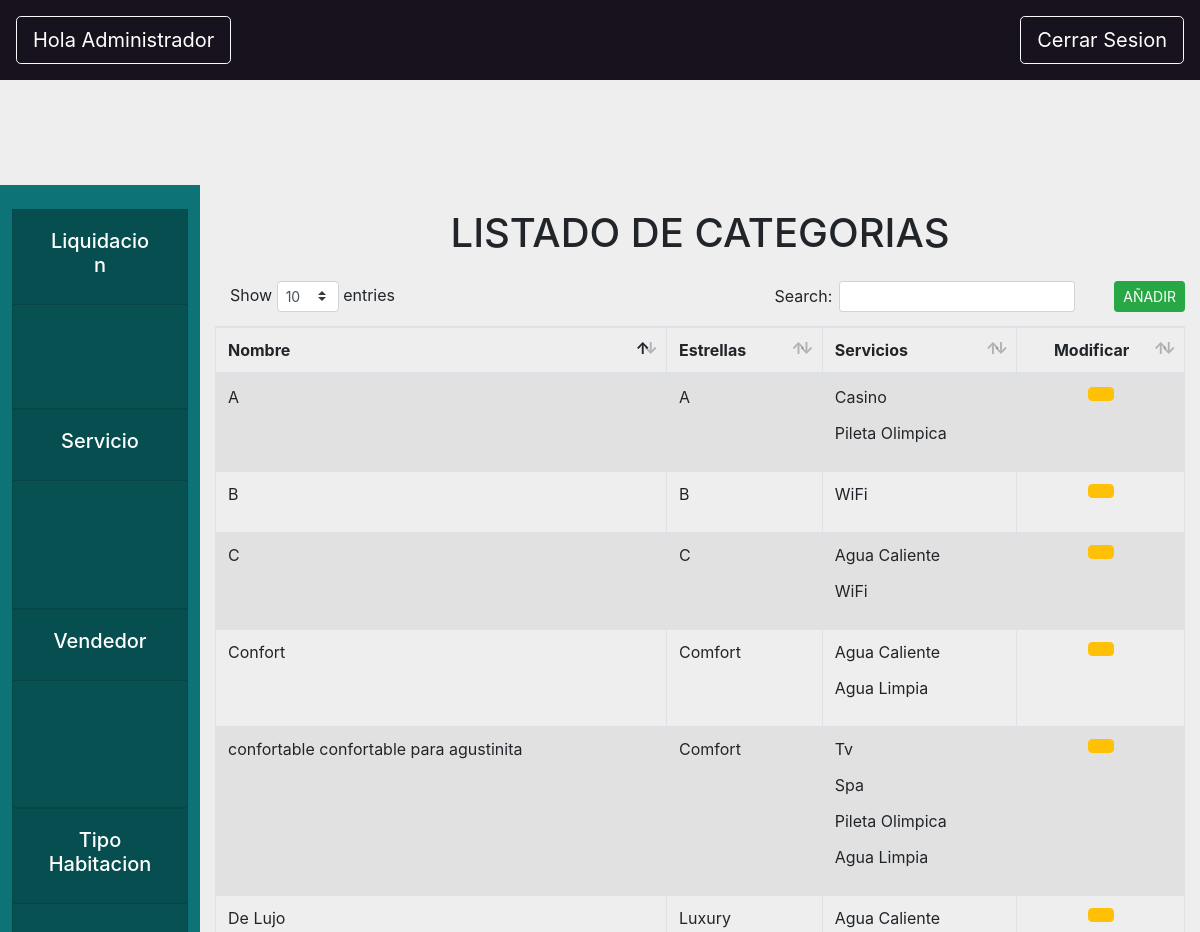
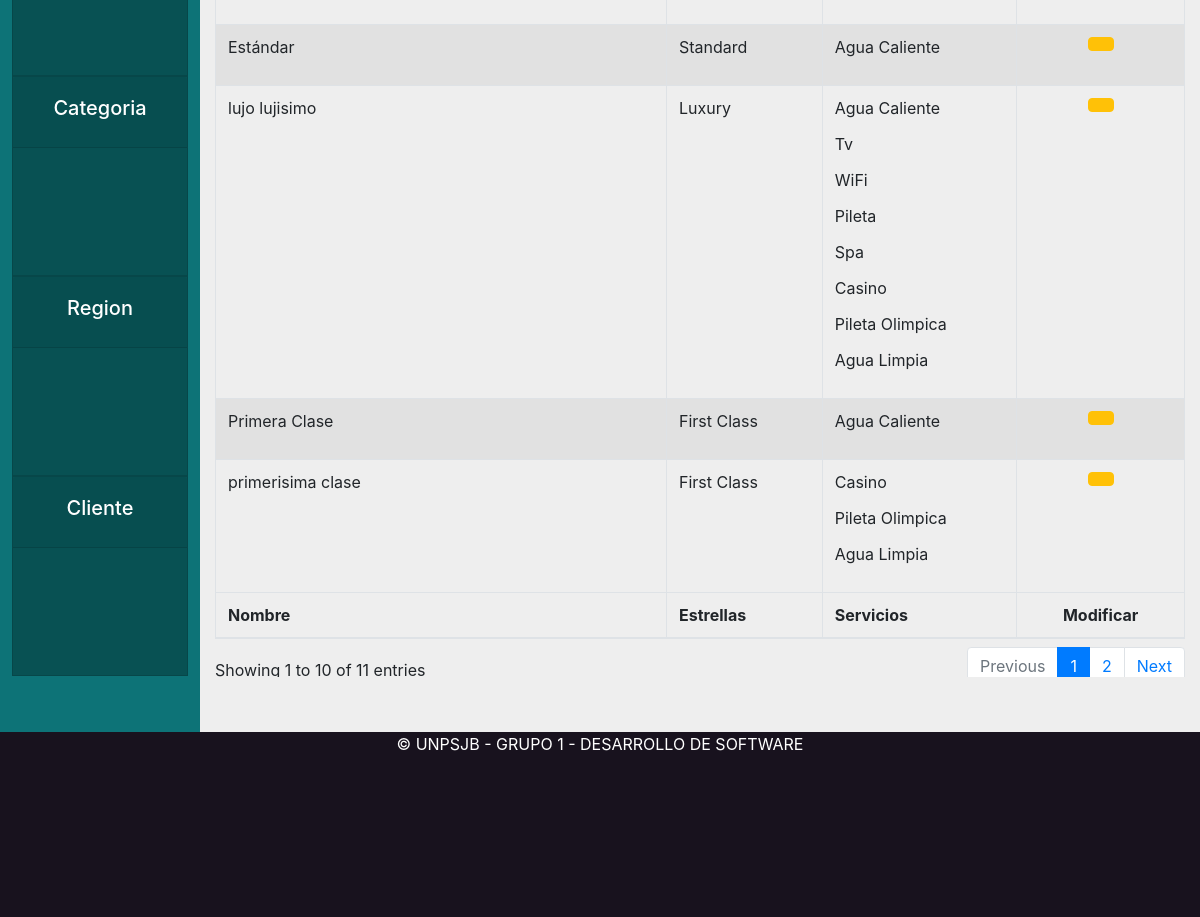
The app's page /core/categoria, older data (2 pictures, top to bottom).
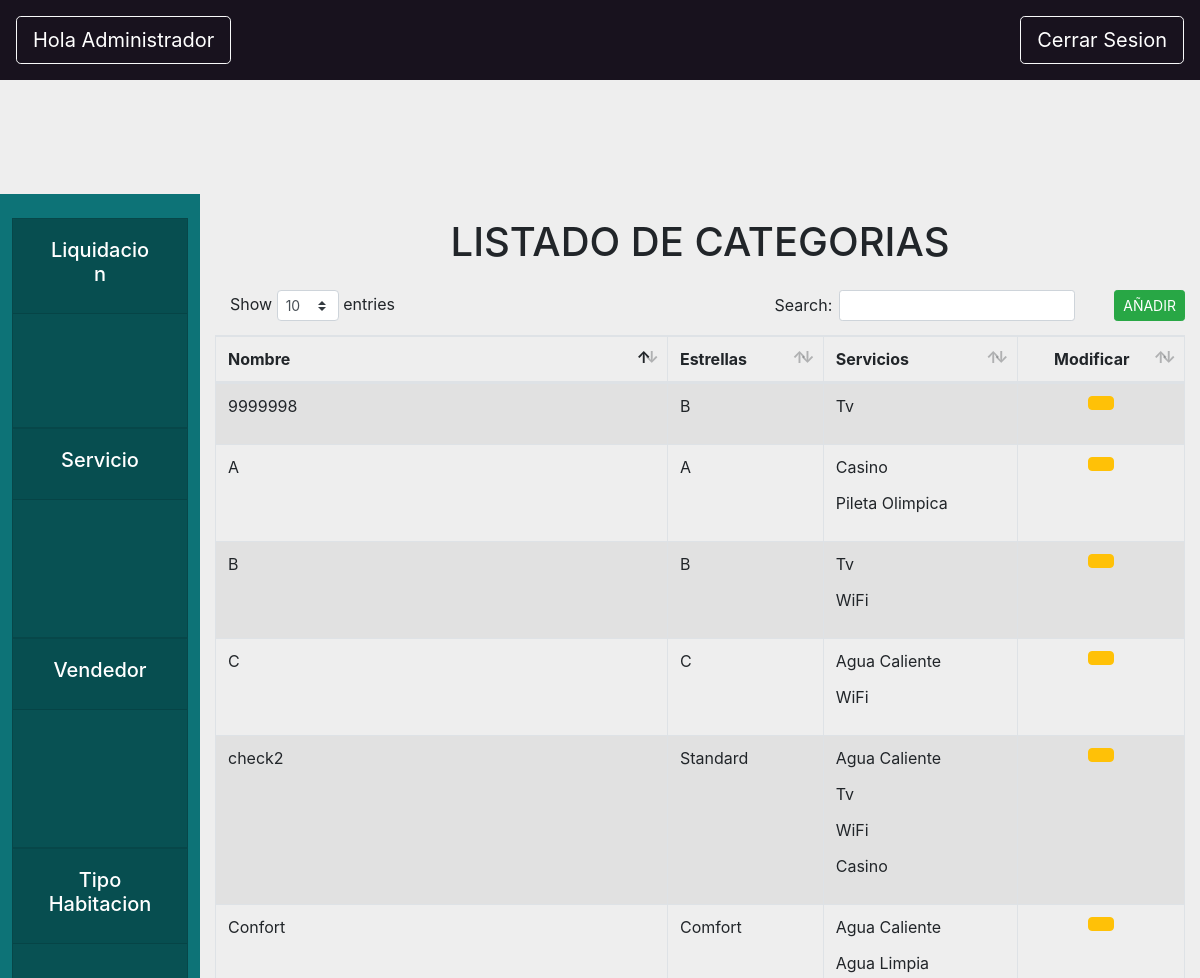
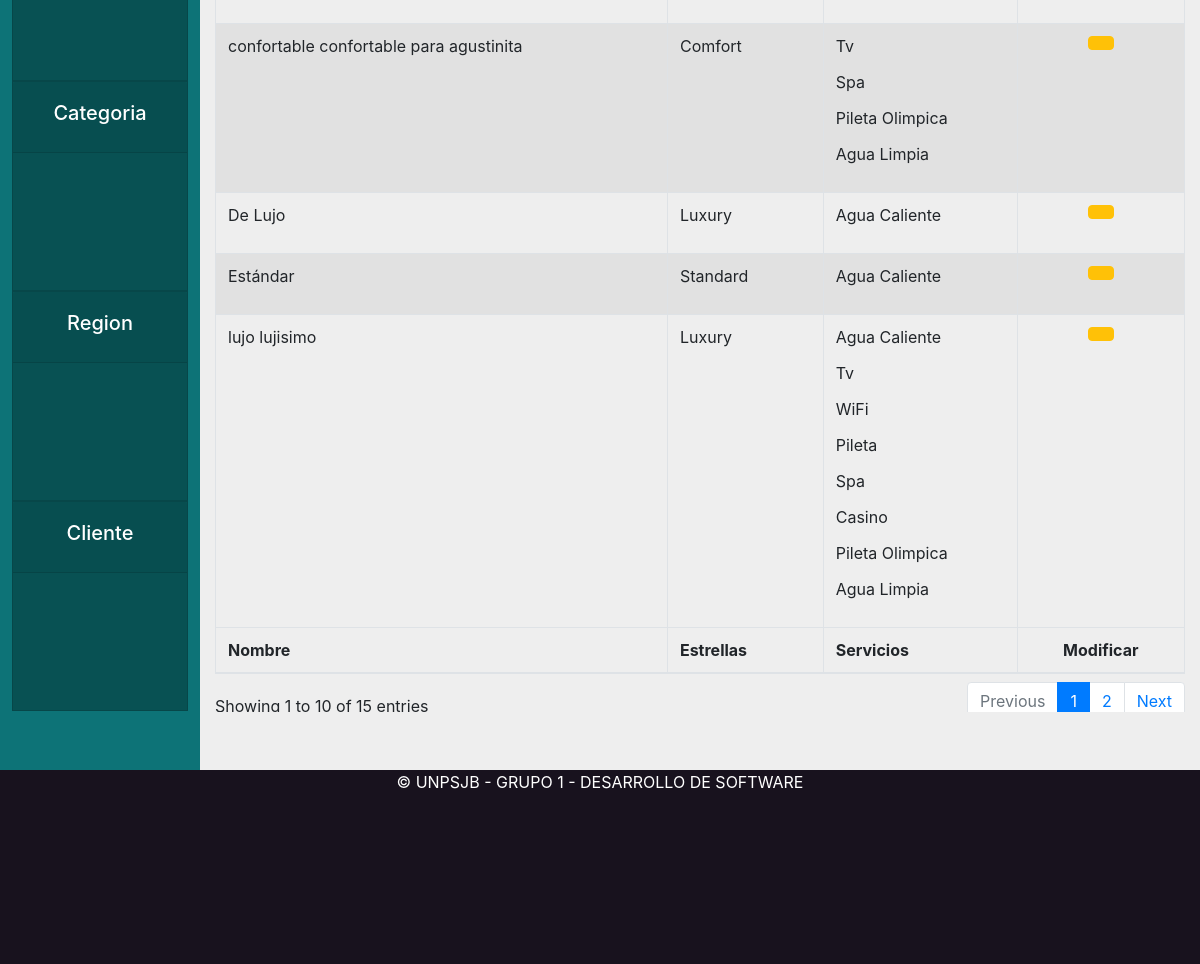
The same page, newer data (2 pictures, top to bottom).
### core/models.py (models this page shows, shortened)
class Categoria(models.Model):
    ESTRELLA_A = 0
    ESTRELLA_B = 1
    ESTRELLA_C = 2
    ESTRELLA_1 = 3
    ESTRELLA_2 = 4
    ESTRELLA_3 = 5
    ESTRELLA_4 = 6
    ESTRELLA_5 = 7
    ESTRELLAS = (
        (ESTRELLA_A, "A"),
        (ESTRELLA_B, "B"),
        (ESTRELLA_C, "C"),
        (ESTRELLA_1, "Tourist"),
        (ESTRELLA_2, "Standard"),
        (ESTRELLA_3, "Comfort"),
        (ESTRELLA_4, "First Class"),
        (ESTRELLA_5, "Luxury"),
    )
    estrellas = models.PositiveSmallIntegerField(choices=ESTRELLAS)
    nombre = models.CharField(max_length=200)
    servicios = models.ManyToManyField(Servicio)
    def estrellasStr(self):
        return self.get_estrellas_display()
    def __str__(self):
        return self.nombre

class Servicio(models.Model):
    nombre = models.CharField(max_length=200)
    descripcion = models.CharField(max_length=800)

### core/views.py (the view)
# urls.py: path('categoria',views.categoria, name="categoria"),
def categoria(request):
    colCategorias=Categoria.objects.all()
    return render(request, "core/categoriaAdmin.html",{"colCategorias": colCategorias})

### core/templates/core/categoriaAdmin.html (shortened to what this page needs)
{% extends 'base/base_administrador.html'%}
{% load static %}
{% block content %}
<div class="formularioRegion" id="vistaLocalidades">
<center><h1 class="my-4">LISTADO DE CATEGORIAS</h1></center>
    <table id="example1" class="table table-striped table-bordered" style="width:100%">
        <thead>
            <tr>
                <button type="button" class="btn btn-success ml-4 float-right btn-sm" data-toggle="modal"
                    data-target="#crearCategoria"
                    onclick="abrir_modal('{% url 'core:modalCrearCategoria' %}','#crearCategoria');">
                    AÑADIR</button>
                <th>Nombre</th>
                <th>Estrellas</th>
                <th>Servicios</th>
                <th>
                    <Center>Modificar</Center>
                </th>
            </tr>
        </thead>
        <tbody>
            {% for categoria in colCategorias %}
            <tr>
                <td>{{categoria.nombre}}</td>
                <td>{{categoria.estrellasStr}}</td>
                <td> {% for servicioCat in categoria.servicios.all %}
                    <p>{{servicioCat.nombre}}</p>
                    {% endfor %}
                </td>
                <td>
                    <center>
                        <button type="button" class="btn btn-warning" data-toggle="modal"
                            data-target="#modificarCategoria"
                            onclick="abrir_modal('{% url 'core:modalModificarCategoria' categoria %}','#modificarCategoria');">
                        </button>
                    </center>
                </td>
            </tr>
            {% endfor %}
        </tbody>
        <tfoot>
            <tr>
                <th>Nombre</th>
                <th>Estrellas</th>
                <th>Servicios</th>
                <th>
                    <Center>Modificar</Center>
                </th>
            </tr>
        </tfoot>
    </table>
</div>
{% endblock content %}

Row changes from the older to the newer data that the page shows:
no longer on this page (row unchanged): Categoria: nombre "Primera Clase", estrellasStr "First Class", Servicio (nombre "Agua Caliente")
no longer on this page (row unchanged): Categoria: nombre "primerisima clase", estrellasStr "First Class", Servicio (nombre "Casino"), Servicio (nombre "Pileta Olimpica"), Servicio (nombre "Agua Limpia")
changed Categoria (number 2 of 10 on the later page): gains Servicio (nombre "Tv")
added Categoria: nombre "9999998", estrellasStr "B", Servicio (nombre "Tv")
added Categoria: nombre "check2", estrellasStr "Standard", Servicio (nombre "Agua Caliente"), Servicio (nombre "Tv"), Servicio (nombre "WiFi"), Servicio (nombre "Casino")
Text that changed along with them:
text written by a page script: "Show entries Search: Showing 1 to 10 of 11 entries Previous 1 2 Next" → "Show entries Search: Showing 1 to 10 of 15 entries Previous 1 2 Next"
